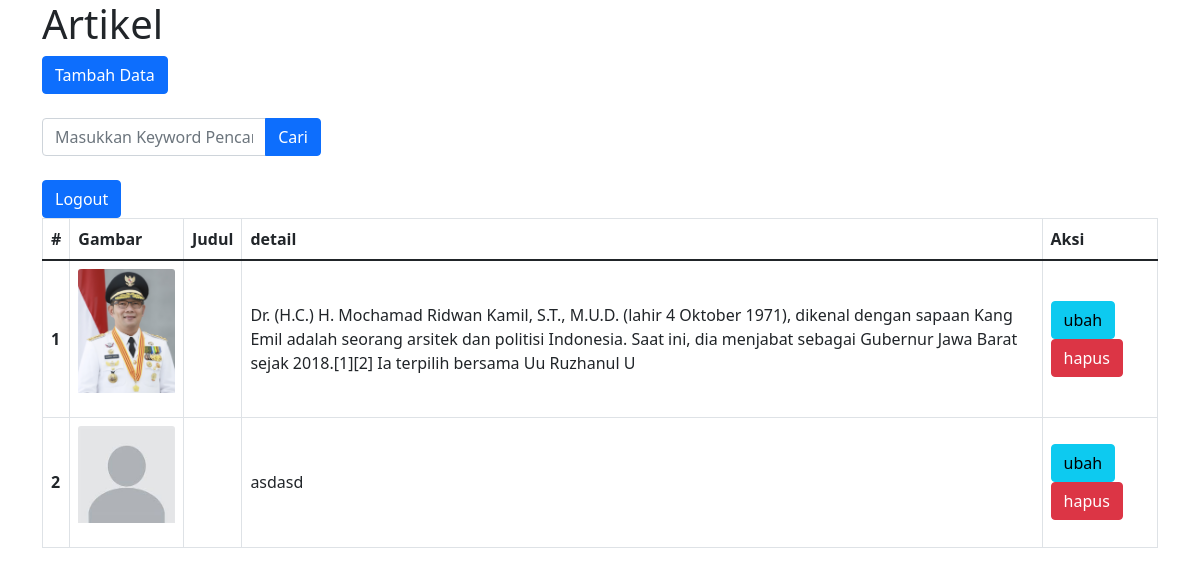
The page /admin.php (signed in) on the database its author committed.
### tables this page shows
CREATE TABLE `edukasi` (
  `id` int(10) NOT NULL,
  `judul` varchar(255) DEFAULT NULL,
  `detail` varchar(255) DEFAULT NULL,
  `gambar` varchar(255) DEFAULT NULL
);

### functions.php (called while the page is built, shortened)
<?php
function koneksi()
{
  $conn = mysqli_connect('localhost', 'root', '') or die('Koneksi ke DB GAGAL!');
  mysqli_select_db($conn, 'adaapa') or die("Database salah!");
  return $conn;
}
function query($query)
{
  $conn = koneksi();
  $result = mysqli_query($conn, $query) or die(mysqli_error($conn));
  $rows = [];
  while ($row = mysqli_fetch_assoc($result)) {
    $rows[] = $row;
  }
  return $rows;
}

### admin.php (the view, shortened to what this page needs)
<?php
require 'functions.php';
$edukasi = query("SELECT * FROM edukasi");
?>
<!doctype html>
<html lang="en">
<head>
  <link href="https://cdn.jsdelivr.net/npm/bootstrap@5.1.3/dist/css/bootstrap.min.css" rel="stylesheet">
</head>
<body>
  <div class="container">
    <h1 class="align-midcle">Artikel</h1>
    <a href="tambah.php" class="btn btn-primary">Tambah Data</a>
    <form action="" method="GET" class="mt-4">
      <div class="input-group mb-4 mt-4 w-25">
        <input type="text" class="form-control" name="keyword" placeholder="Masukkan Keyword Pencarian.." autocomplete="off">
        <button class="btn btn-primary" type="submit" name="cari">Cari</button>
      </div>
    </form>
    <a class="btn btn-primary text-left" href="logout.php">Logout</a>
    <table class="table table-bordered">
  <thead>
    <tr>
      <th scope="col">#</th>
      <th scope="col">Gambar</th>
      <th scope="col">Judul</th>
      <th scope="col">detail</th>
      <th scope="col">Aksi</th>
    </tr>
  </thead>
      <?php
      $no = 1;
      foreach ($edukasi as $row) : ?>
        <tr>
          <th scope="row" class="align-middle"><?php echo $no++; ?></th>
          <td class="align-middle">
            <img src="img/<?php echo $row["gambar"] ?>" class="card-img-top img-fluid mb-3" style="max-height: 200px; max-width: 150px;">
          </td>
          <td class="align-middle"><?php echo $row["judul"]; ?></td>
          <td class="align-middle"><?php echo $row["detail"]; ?></td>
          <td class="align-middle">
            <a href="ubah.php?id=<?= $row["id"]; ?>" class="btn btn-info justify-warning-end">ubah</a>
            <a href="hapus.php?id=<?= $row["id"]; ?>" class="btn btn-danger justify-content-end" onclick="return confirm('yakin?');">hapus</a>
          </td>
        </tr>
      <?php endforeach; ?>
    </table>
  </div>
</body>
</html>

### rows shown on the page
edukasi: gambar (picture), detail "Dr. (H.C.) H. Mochamad Ridwan Kamil, S.T., M.U.D. (lahir 4 Oktober 1971), dikenal dengan sapaan Kang Emil adalah seorang arsitek dan politisi Indonesia. Saat ini, dia menjabat sebagai Gubernur Jawa Barat sejak 2018.[1][2] Ia terpilih bersama Uu Ruzhanul U"
edukasi: gambar (placeholder picture), detail "asdasd"
